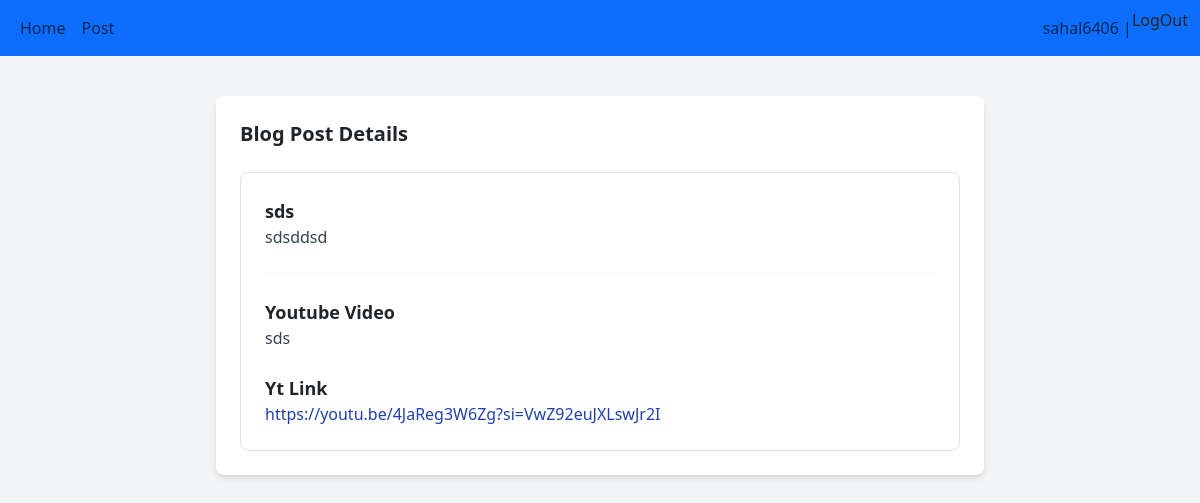
The app's page /detail_post/2 (signed in) with its own data.
### core/models.py (models this page shows, shortened)
class blog_post(models.Model):
    user=models.ForeignKey(User, on_delete=models.CASCADE)
    yt_Title=models.CharField( max_length=300)
    yt_url=models.URLField()
    generated_content=models.TextField()
    create_time=models.DateTimeField(auto_now_add=True)

### core/views.py (the view)
# urls.py: path("detail_post/<int:id>",detail_post,name="detailpost"),
def detail_post(request,id):
    post=blog_post.objects.get(id=id)
    return render(request,"blog_details.html",{"post":post})

### core/templates/blog_details.html (shortened to what this page needs)
{% extends "base.html" %}
{% block content %}
<link href="https://cdn.jsdelivr.net/npm/tailwindcss@2.2.19/dist/tailwind.min.css" rel="stylesheet">
<body class="bg-gray-100 font-sans antialiased">
    <div class="container mx-auto mt-10 px-4 sm:px-0">
        <div class="max-w-3xl mx-auto bg-white p-6 rounded-lg shadow-md">
            <section>
                <h2 class="text-xl mb-4 font-semibold">Blog Post Details</h2>
                <div class="border border-gray-300 p-4 rounded-lg">
                    <h3 class="text-lg font-semibold">
                        {{post.yt_Title}}
                    </h3>
                    <p class="text-gray-700">{{post.generated_content}}</p>
                    <hr class="my-4 border-gray-300">
                    <h4 class="text-lg font-semibold">Youtube Video</h4>
                    <p class="text-gray-700">{{post.yt_Title}}</p>
                    <h4 class="text-lg font-semibold mt-4">Yt Link</h4>
                    <a href="#" class="text-blue-800 hover:underline">{{post.yt_url}}</a>
                </div>
            </section>
        </div>
    </div>
    {% endblock content %}

### core/templates/base.html (shortened to what this page needs)
<!DOCTYPE html>
<html lang="en">
<head>
    <link href="https://cdn.jsdelivr.net/npm/bootstrap@5.3.3/dist/css/bootstrap.min.css" rel="stylesheet">
</head>
<body>
        <nav class="navbar navbar-expand lg navbar bg-primary">
            <div class="container-fluid">
                <div>
                    <ul class="navbar-nav">
                        <li class="nav-item">
                            <a href="/" class="nav-link">Home</a>
                        </li>
                        <li class="nav-item">
                            <a href="/create_post" class="nav-link">Post</a>
                        </li>
                    </ul>
                </div>
                <div>
                    <ul class="navbar-nav">
                        {% if user.is_authenticated %}
                        <span class="navbar-text">{{user.username}} |</span>
                        <li class="nav-item">
                            <form method="post" action="{% url "logout" %}">
                                <button type-"submit">LogOut</button>
                            </form>
                        </li>
                        {% else %}
                        <li class="nav-item">
                            <a href="/login" class="nav-link">Login</a>
                        </li>
                        {% endif %}
                    </ul>
                </div>
            </div>
        </nav>
        <div class="container">
            {%block content %}{%endblock%}
        </div>
</body>
</html>

### records on screen
blog_post: yt_Title "sds", generated_content "sdsddsd", yt_url "https://youtu.be/4JaReg3W6Zg?si=VwZ92euJXLswJr2I"

### other values on screen
{{ user.username }} "sahal6406"
